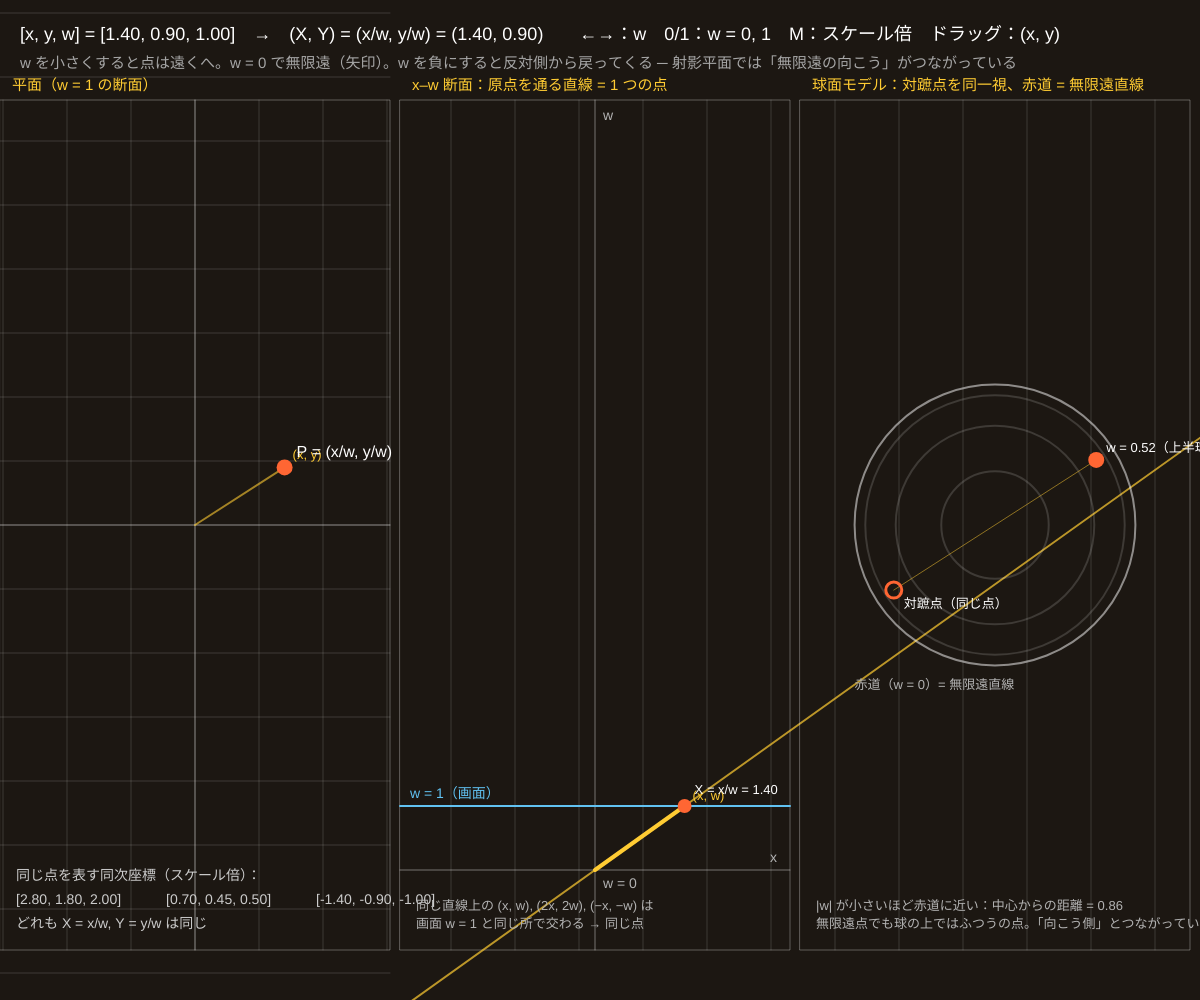
Frame 1 (no input)
Frame 60 (no input): identical to frame 1, image omitted
Frame 120 (the mouse pressed at the canvas centre since frame 60): identical to frame 1, image omitted

The p5.js sketch that drew this single still picture (run headless with seeded random() and noise() and a simulated clock; from frame 60 on, the mouse is pressed at the canvas centre):

// p5.js sketch
// ── sketch.js
// ============================================
// 01 同次座標：[x, y, w] と無限遠点
// 平面の点 (X, Y) を 3 つの数 [x, y, w]（X = x/w, Y = y/w）で表す。[x, y, w] と [2x, 2y, 2w] は同じ点（スケール倍は同一視）
//   w → 0 にすると点は方向 (x, y) に飛んでいき、w = 0 で「無限遠点」になる。w が負になると反対側から帰ってくる！
//   右：射影平面の球面モデル。原点を通る直線（= 1 点）が球と交わる 2 点（対蹠点）を同じ点とみなす。赤道 = 無限遠直線
// 左の図でドラッグ = (x, y) を決める / ←→ = w を変える / 0 = w を 0 に / 1 = w を 1 に / M = スケール倍を表示 / R = リセット
// ============================================

let hx = 1.4, hy = 0.9, hw = 1;   // ★ 同次座標 [x, y, w]
let showMult = true;
let U;                            // 1 単位 = U px
let trail = [];

function setup() {
  createCanvas(windowWidth, windowHeight);
  colorMode(HSB, 360, 100, 100, 100);
  U = min(width / 3, height) * 0.16;
}

// 3 つの図の枠（左：平面 w=1、中：x–w 断面、右：球面モデル）
function panels() {
  let w = width / 3, top = 100, h = height - 150;
  return [[0, top, w - 10, top + h], [w, top, 2 * w - 10, top + h], [2 * w, top, 3 * w - 10, top + h]];
}

function draw() {
  background(30, 35, 11);
  let [L, M, Rp] = panels();
  if (mouseIsPressed && mouseX < L[2] && mouseY > L[1]) {
    let c = center(L);
    hx = constrain((mouseX - c.x) / U, -6, 6); hy = constrain((c.y - mouseY) / U, -6, 6);
  }
  let px = toPlane(hx, hy, hw);
  if (px) { trail.push(px); if (trail.length > 150) trail.shift(); }

  drawPlane(L, px);
  drawSection(M);
  drawSphere(Rp);

  noStroke(); fill(0, 0, 100); textSize(18);
  text('[x, y, w] = [' + nf(hx, 1, 2) + ', ' + nf(hy, 1, 2) + ', ' + nf(hw, 1, 2) + ']　→　' +
       (px ? '(X, Y) = (x/w, y/w) = (' + nf(px.x, 1, 2) + ', ' + nf(px.y, 1, 2) + ')' : '無限遠点（方向 (' + nf(hx, 1, 2) + ', ' + nf(hy, 1, 2) + ')）') +
       '　　←→：w　0/1：w = 0, 1　M：スケール倍　ドラッグ：(x, y)', 20, 40);
  fill(0, 0, 65); textSize(15);
  text('w を小さくすると点は遠くへ。w = 0 で無限遠（矢印）。w を負にすると反対側から戻ってくる ─ 射影平面では「無限遠の向こう」がつながっている', 20, 68);
}

// 左：ふつうの平面（w = 1 の切り口）。点 (x/w, y/w)
function drawPlane(b, px) {
  let c = center(b);
  frame(b, '平面（w = 1 の断面）');
  stroke(0, 0, 100, 15); strokeWeight(1);
  for (let i = -20; i <= 20; i++) { line(c.x + i * U, b[1], c.x + i * U, b[3]); line(b[0], c.y + i * U, b[2], c.y + i * U); }
  stroke(0, 0, 100, 40); line(c.x, b[1], c.x, b[3]); line(b[0], c.y, b[2], c.y);
  // 軌跡
  noFill(); stroke(200, 60, 95, 40); strokeWeight(2);
  beginShape(); for (let p of trail) { let s = toScreen(p, c); if (inside(s, b)) vertex(s.x, s.y); } endShape();
  // (x, y) そのもの（薄い矢印）
  stroke(45, 80, 100, 60); strokeWeight(2);
  line(c.x, c.y, c.x + hx * U, c.y - hy * U);
  noStroke(); fill(45, 80, 100, 60); circle(c.x + hx * U, c.y - hy * U, 10);
  fill(45, 80, 100); textSize(13); text('(x, y)', c.x + hx * U + 8, c.y - hy * U - 8);
  // 点 P
  if (px) {
    let s = toScreen(px, c);
    if (inside(s, b)) { noStroke(); fill(15, 80, 100); circle(s.x, s.y, 16); fill(0, 0, 100); textSize(16); text('P = (x/w, y/w)', s.x + 12, s.y - 10); }
    else drawEdgeArrow(b, px.x, px.y, c, '遠くへ');
  } else drawEdgeArrow(b, hx, hy, c, '無限遠点');
  if (showMult) {
    fill(0, 0, 80); textSize(14);
    let ks = [2, 0.5, -1];
    text('同じ点を表す同次座標（スケール倍）：', b[0] + 16, b[3] - 70);
    for (let i = 0; i < ks.length; i++) text('[' + nf(hx * ks[i], 1, 2) + ', ' + nf(hy * ks[i], 1, 2) + ', ' + nf(hw * ks[i], 1, 2) + ']', b[0] + 16 + i * 150, b[3] - 46);
    text('どれも X = x/w, Y = y/w は同じ', b[0] + 16, b[3] - 22);
  }
}

// 中：x–w 断面。原点からの直線が「画面 w = 1」に当たる所が X = x/w
function drawSection(b) {
  let c = { x: (b[0] + b[2]) / 2, y: b[3] - 80 };     // 原点（w = 0）
  frame(b, 'x–w 断面：原点を通る直線 = 1 つの点');
  stroke(0, 0, 100, 40); strokeWeight(1);
  line(b[0], c.y, b[2], c.y); line(c.x, b[1], c.x, b[3]);
  stroke(200, 60, 95); strokeWeight(2); line(b[0], c.y - U, b[2], c.y - U);   // 画面 w = 1
  noStroke(); fill(200, 60, 95); textSize(14); text('w = 1（画面）', b[0] + 10, c.y - U - 8);
  fill(0, 0, 70); text('w = 0', c.x + 8, c.y + 18); text('x', b[2] - 20, c.y - 8); text('w', c.x + 8, b[1] + 20);
  // 原点を通る直線（方向 (x, w)）
  let dx = hx, dw = hw, m = Math.hypot(dx, dw) || 1; dx /= m; dw /= m;
  stroke(45, 80, 100, 70); strokeWeight(2);
  line(c.x - dx * 2000, c.y + dw * 2000, c.x + dx * 2000, c.y - dw * 2000);
  stroke(45, 80, 100); strokeWeight(4); line(c.x, c.y, c.x + hx * U, c.y - hw * U);
  noStroke(); fill(45, 80, 100); circle(c.x + hx * U, c.y - hw * U, 10);
  textSize(13); text('(x, w)', c.x + hx * U + 8, c.y - hw * U - 6);
  if (Math.abs(hw) > 1e-6) {
    let X = hx / hw, sx = c.x + X * U;
    if (sx > b[0] && sx < b[2]) { fill(15, 80, 100); circle(sx, c.y - U, 14); fill(0, 0, 100); text('X = x/w = ' + nf(X, 1, 2), sx + 10, c.y - U - 12); }
    else { fill(15, 80, 100); text('交点は枠の外（X = ' + nf(X, 1, 1) + '）', b[0] + 10, c.y - U + 22); }
  } else { fill(15, 80, 100); textSize(14); text('直線は画面と平行 → 交わらない = 無限遠点', b[0] + 10, c.y - U + 22); }
  fill(0, 0, 70); textSize(13);
  text('同じ直線上の (x, w), (2x, 2w), (−x, −w) は', b[0] + 16, b[3] - 40);
  text('画面 w = 1 と同じ所で交わる → 同じ点', b[0] + 16, b[3] - 22);
}

// 右：球面モデル（上から見た図）。方向 (x, y, w) と球の交点とその対蹠点
function drawSphere(b) {
  let c = center(b), R = min(b[2] - b[0], b[3] - b[1]) * 0.36;
  frame(b, '球面モデル：対蹠点を同一視、赤道 = 無限遠直線');
  noFill(); stroke(0, 0, 100, 50); strokeWeight(2); circle(c.x, c.y, R * 2);
  stroke(0, 0, 100, 15); for (let k = 1; k < 4; k++) ellipse(c.x, c.y, R * 2 * Math.sin((k * Math.PI) / 8), R * 2 * Math.sin((k * Math.PI) / 8));
  let m = Math.hypot(hx, hy, hw) || 1, nx = hx / m, ny = hy / m, nw = hw / m;
  // 北半球側（w > 0）を実線の点、南半球側（w < 0）を白抜き。上から見ているので (nx, ny) の位置
  let s = { x: c.x + nx * R, y: c.y - ny * R }, a = { x: c.x - nx * R, y: c.y + ny * R };
  stroke(45, 80, 100, 50); strokeWeight(1); line(s.x, s.y, a.x, a.y);
  noStroke();
  fill(15, 80, 100); circle(nw >= 0 ? s.x : a.x, nw >= 0 ? s.y : a.y, 16);
  noFill(); stroke(15, 80, 100); strokeWeight(3); circle(nw >= 0 ? a.x : s.x, nw >= 0 ? a.y : s.y, 16);
  noStroke(); fill(0, 0, 100); textSize(13);
  text('w = ' + nf(nw, 1, 2) + '（上半球）', s.x + 10, s.y - 8);
  text('対蹠点（同じ点）', a.x + 10, a.y + 18);
  fill(0, 0, 70);
  text('赤道（w = 0）= 無限遠直線', c.x - R, c.y + R + 24);
  text('|w| が小さいほど赤道に近い：中心からの距離 = ' + nf(Math.hypot(nx, ny), 1, 2), b[0] + 16, b[3] - 40);
  text('無限遠点でも球の上ではふつうの点。「向こう側」とつながっている', b[0] + 16, b[3] - 22);
}

// ---- 小さな道具
function center(b) { return { x: (b[0] + b[2]) / 2, y: (b[1] + b[3]) / 2 }; }
function toPlane(x, y, w) { return Math.abs(w) < 1e-6 ? null : { x: x / w, y: y / w }; }
function toScreen(p, c) { return { x: c.x + p.x * U, y: c.y - p.y * U }; }
function inside(s, b) { return s.x > b[0] && s.x < b[2] && s.y > b[1] && s.y < b[3]; }
function frame(b, title) {
  noFill(); stroke(0, 0, 100, 30); strokeWeight(1); rect(b[0], b[1], b[2] - b[0], b[3] - b[1]);
  noStroke(); fill(45, 80, 100); textSize(15); text(title, b[0] + 12, b[1] - 10);
}
// 枠のふちに方向の矢印
function drawEdgeArrow(b, dx, dy, c, label) {
  let m = Math.hypot(dx, dy) || 1; dx /= m; dy = -dy / m;
  let t = Infinity;
  if (dx > 1e-9) t = Math.min(t, (b[2] - 30 - c.x) / dx); if (dx < -1e-9) t = Math.min(t, (b[0] + 30 - c.x) / dx);
  if (dy > 1e-9) t = Math.min(t, (b[3] - 30 - c.y) / dy); if (dy < -1e-9) t = Math.min(t, (b[1] + 30 - c.y) / dy);
  let x = c.x + dx * t, y = c.y + dy * t;
  stroke(15, 80, 100); strokeWeight(3);
  push(); translate(x, y); rotate(Math.atan2(dy, dx)); line(-30, 0, 10, 0); line(10, 0, 0, -8); line(10, 0, 0, 8); pop();
  noStroke(); fill(15, 80, 100); textSize(14); text(label, x - 40, y - 14);
}

function keyPressed() {
  if (key === LEFT_ARROW) hw = max(-2, hw - 0.04);
  if (key === RIGHT_ARROW) hw = min(2, hw + 0.04);
  if (key === '0') hw = 0;
  if (key === '1') hw = 1;
  if (key === 'm' || key === 'M') showMult = !showMult;
  if (key === 'r' || key === 'R') { hx = 1.4; hy = 0.9; hw = 1; trail = []; }
}

// ---------- やってみよう ----------
// 1. ← を押し続けて w を 1 → 0 → −1 にする。P はどう動く？ 球面モデルの点はどこを通る？
// 2. (x, y) = (1, 0) で w = 0 のときの無限遠点と、(x, y) = (−1, 0) で w = 0 の無限遠点は同じ？（矢印と対蹠点を見る）
// 3. 「同じ点の同次座標」は何通りある？ 0 倍だけはダメなのはなぜ？
// 4. 直線 ax + by + c = 0 も [a, b, c] と書ける（02）。点 [x, y, w] が直線の上にある条件を内積で書いてみよう
